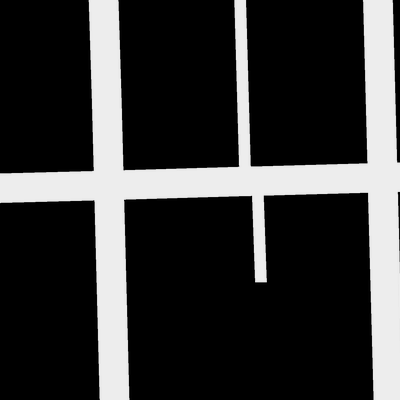
#> input picture src/_old_valentin/data/train_groundtruth/satImage_002.png, 400 x 400 px, given as the content of the folder ../../data/training/images/, which was not available
$ jupyter execute --allow-errors Data_clean_test.ipynb   (shell and % lines are left out)   (text cells are left out)
#> lines starting #> are read from the running program, lines starting #| are printed output that depends on the picture; pictures that were not available may be replaced by others from this repository, and a replacement may not be noted
[cell 1]
import matplotlib.image as mpimg
import numpy as np
import matplotlib.pyplot as plt
import os,sys
from PIL import Image
sys.path.append("..")
from utils import *

[cell 2]
# Helper functions

def load_image(infilename):
    data = mpimg.imread(infilename)
    return data

def img_float_to_uint8(img):
    rimg = img - np.min(img)
    rimg = (rimg / np.max(rimg) * 255).round().astype(np.uint8)
    return rimg

# Concatenate an image and its groundtruth
def concatenate_images(img, gt_img):
    nChannels = len(gt_img.shape)
    w = gt_img.shape[0]
    h = gt_img.shape[1]
    if nChannels == 3:
        cimg = np.concatenate((img, gt_img), axis=1)
    else:
        gt_img_3c = np.zeros((w, h, 3), dtype=np.uint8)
        gt_img8 = img_float_to_uint8(gt_img)
        gt_img_3c[:,:,0] = gt_img8
        gt_img_3c[:,:,1] = gt_img8
        gt_img_3c[:,:,2] = gt_img8
        img8 = img_float_to_uint8(img)
        cimg = np.concatenate((img8, gt_img_3c), axis=1)
    return cimg

def img_crop(im, w, h):
    list_patches = []
    imgwidth = im.shape[0]
    imgheight = im.shape[1]
    is_2d = len(im.shape) < 3
    for i in range(0,imgheight,h):
        for j in range(0,imgwidth,w):
            if is_2d:
                im_patch = im[j:j+w, i:i+h]
            else:
                im_patch = im[j:j+w, i:i+h, :]
            list_patches.append(im_patch)
    return list_patches

[cell 3]
root_dir = "../../data/training/"

image_dir = root_dir + "images/"

files = os.listdir(image_dir)
n = min(20, len(files)) #load max 5 images

print("Loading " + str(n) + " images")
imgs = [load_image(image_dir + files[i]) for i in range(n)]
#> in load_image, data is the input picture: shape (400, 400) float32; min 0, max 0.929, mean 0.213
#> imgs = 1 item

gt_dir = root_dir + "groundtruth/"
print("Loading " + str(n) + " images")
gt_imgs = [load_image(gt_dir + files[i]) for i in range(n)]
#> gt_imgs = 1 item
n_train = 3 #use 3 images for training

[cell 4]
print('Image size = ' + str(imgs[0].shape[0]) + ',' + str(imgs[0].shape[1]))
#| Image size = 400,400
# Show first image and its groundtruth image
#> (the rest of this cell did not finish here and is left out)

#> in concatenate_images, `gt_img_3c[:,:,0] = gt_img8`:
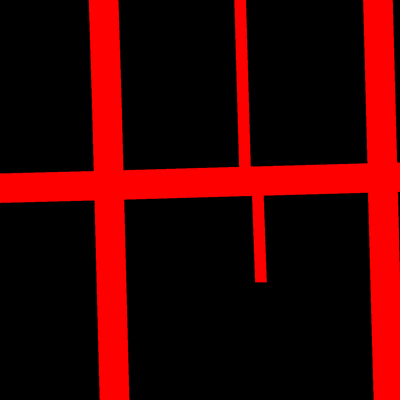
#> gt_img_3c: shape (400, 400, 3); mean of channels 0, 1, 2 58.3, 0, 0; drawn as R, G, B
#> in concatenate_images, `gt_img_3c[:,:,1] = gt_img8`:
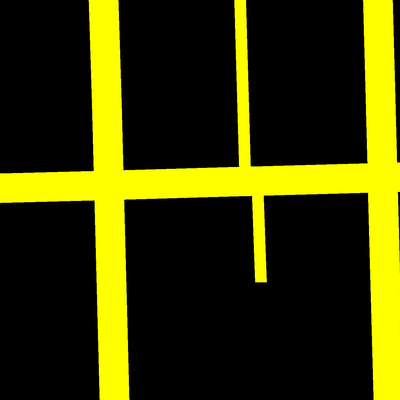
#> gt_img_3c: shape (400, 400, 3); mean of channels 0, 1, 2 58.3, 58.3, 0; drawn as R, G, B
fig1 = plt.figure(figsize=(20, 20))
plt.title('Image and groundtruth comparaison')
plt.imshow(cimg, cmap='Greys_r')

[cell 5]
# Extract patches from input images
patch_size = 16 # each patch is 16*16 pixels

img_patches = [img_crop(imgs[i], patch_size, patch_size) for i in range(n)]
#> after the loop in img_crop, `for i in range(0,imgheight,h):`: list_patches = 625 items
#> img_patches = 1 item
gt_patches = [img_crop(gt_imgs[i], patch_size, patch_size) for i in range(n)]
#> gt_patches = 1 item

# Linearize list of patches
img_patches = np.asarray([img_patches[i][j] for i in range(len(img_patches)) for j in range(len(img_patches[i]))])
gt_patches =  np.asarray([gt_patches[i][j] for i in range(len(gt_patches)) for j in range(len(gt_patches[i]))])


fign = plt.figure(figsize=(10,10))
print(img_patches.shape)
#| (625, 16, 16)
image_number=1002
#> (the rest of this cell did not finish here and is left out)

[cell 6]
#Apply gaussian blur to images
from scipy.ndimage import gaussian_filter
def convert_gaussian(_sigma, img):
    _sigma = 3
    gauss_img = gaussian_filter(img, sigma=_sigma)
    return gauss_img

fig_gauss = plt.figure(figsize=(10,10))
gauss_img = convert_gaussian(3, imgs[0])
#> in convert_gaussian, `gauss_img = gaussian_filter(img, sigma=_sigma)`:
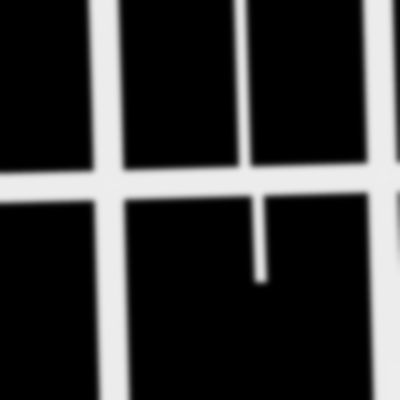
#> gauss_img: shape (400, 400) float32; min 0, max 0.929, mean 0.213
#> (the rest of this cell did not finish here and is left out)

#> in concatenate_images (call 2), `gt_img_3c[:,:,0] = gt_img8`:
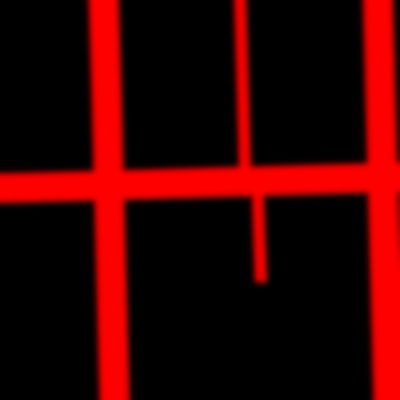
#> gt_img_3c: shape (400, 400, 3); mean of channels 0, 1, 2 58.3, 0, 0; drawn as R, G, B
#> in concatenate_images (call 2), `gt_img_3c[:,:,1] = gt_img8`:
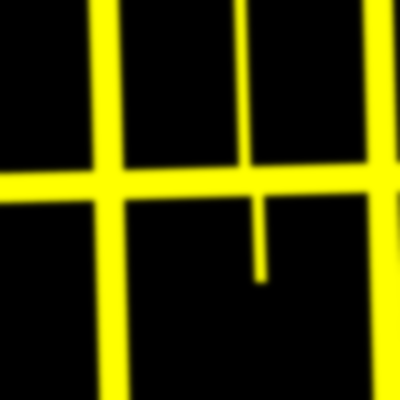
#> gt_img_3c: shape (400, 400, 3); mean of channels 0, 1, 2 58.3, 58.3, 0; drawn as R, G, B
plt.figure()
plt.title('gaussian with sigma 3')
plt.imshow(cimg)

[cell 7]
from scipy import fftpack
from skimage import color
gauss_img_gray = color.rgb2gray(gauss_img)
im_fft = fftpack.fft2(gauss_img_gray)
print(gauss_img_gray.shape)
#| (400, 400)
# Show the results

def plot_spectrum(im_fft):
    from matplotlib.colors import LogNorm
    # A logarithmic colormap
    plt.imshow(np.abs(im_fft), norm=LogNorm(vmin=5))
    plt.colorbar()

plt.figure()
plot_spectrum(im_fft)
plt.title('Fourier transform')


# In the lines following, we'll make a copy of the original spectrum and
# truncate coefficients.

# Define the fraction of coefficients (in each direction) we keep
keep_fraction = 0.1

# Call ff a copy of the original transform. Numpy arrays have a copy
# method for this purpose.
im_fft2 = im_fft.copy()

# Set r and c to be the number of rows and columns of the array.
r, c = im_fft2.shape
#> r = 400; c = 400

# Set to zero all rows with indices between r*keep_fraction and
# r*(1-keep_fraction):
im_fft2[int(r*keep_fraction):int(r*(1-keep_fraction))] = 0

# Similarly with the columns:
im_fft2[:, int(c*keep_fraction):int(c*(1-keep_fraction))] = 0

plt.figure()
plot_spectrum(im_fft2)
plt.title('Filtered Spectrum')
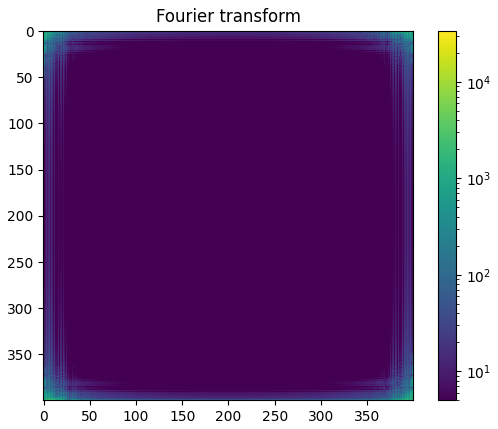
#> figure drawn by matplotlib, 2 panels
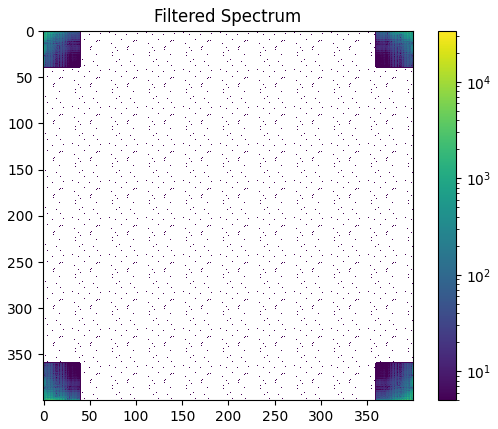
#> figure drawn by matplotlib, 2 panels

[cell 8]
# Reconstruct the denoised image from the filtered spectrum, keep only the
# real part for display.
im_new = fftpack.ifft2(im_fft2).real
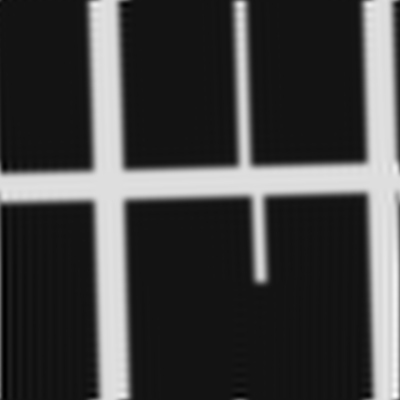
#> im_new: shape (400, 400) float32; min -0.0898, max 1.08, mean 0.213; drawn with min black and max white

plt.figure()
plt.imshow(im_new, plt.cm.gray)
plt.title('Reconstructed Image')

[cell 9]
import cv2
img = imgs[0]
img = (img*255).astype(np.uint8)#convert to smth opencv can work with


#> (the rest of this cell did not finish here and is left out)

[cell 10]
import cv2
img_number = 12
aperture_original = 3
aperture_gaussian = 5


#> (the rest of this cell did not finish here and is left out)

[cell 11]
import cv2
import numpy as np
image_number = 0
kernel_size = 5

img_in = imgs[image_number]
img_in = (img_in*255).astype(np.uint8)#convert to smth opencv can work with


#> (the rest of this cell did not finish here and is left out)

[cell 12]
# import the necessary packages
import scipy.spatial as sp
import matplotlib.pyplot as plt
import cv2

#Stored all RGB values of main colors in a array
main_colors = [(0,0,0),
                  (255,255,255),
                  (255,0,0),
                  (0,255,0),
                  (0,0,255),
                  (255,255,0),
                  (0,255,255),
                  (255,0,255),
                  ]

image = imgs[0]
plt.figure()
#convert BGR to RGB image
image = cv2.cvtColor(image, cv2.COLOR_BGR2RGB)
plt.imshow(image)

h,w,bpp = np.shape(image)
#> h = 400; w = 400; bpp = 3

#Change colors of each pixel
#reference :https://stackoverflow.com/a/48884514/9799700
for py in range(0,h):
    for px in range(0,w):
      ########################
      #Used this part to find nearest color
      #reference : https://stackoverflow.com/a/22478139/9799700
      input_color = (image[py][px][0],image[py][px][1],image[py][px][2])
      tree = sp.KDTree(main_colors)
      ditsance, result = tree.query(input_color)
      nearest_color = main_colors[result]
      ###################

      image[py][px][0]=nearest_color[0]
      image[py][px][1]=nearest_color[1]
      image[py][px][2]=nearest_color[2]
#> image: shape (400, 400, 3) float32; every value is 0

# show image
plt.figure()
plt.axis("off")
plt.imshow(image)

$ run again, on src/_old_valentin/data/train_images/satImage_007.png
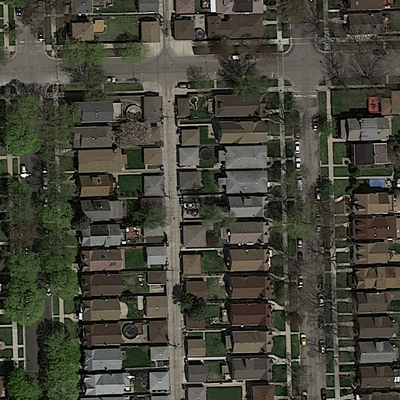
#> input picture src/_old_valentin/data/train_images/satImage_007.png, 400 x 400 px, given as the content of the folder ../../data/training/images/, which was not available
#> in load_image, data is the input picture: shape (400, 400, 3) float32; mean R, G, B 0.272, 0.27, 0.227
#> imgs = 1 item
#| Image size = 400,400
#> after the loop in img_crop, `for i in range(0,imgheight,h):`: list_patches = 625 items
#> img_patches = 1 item
#| (625, 16, 16, 3)
#| (400, 400)
#> v = 62
#> lower = 41
#> upper = 82
#> edged: shape (400, 400); 30.4% white in thin lines or dots
#> edges: shape (400, 400); 14.5% white in thin lines or dots
#> lines = 354 rows, first 6: [87, 398, 393, 33], [38, 364, 197, 88], [325, 77, 329, 197], [160, 122, 169, 370], [113, 77, 356, 399], [319, 159, 378, 84]
#> (printed output is left out)
#> the loop `for line in lines:` made 354 passes
#> after the loop `for line in lines:`:
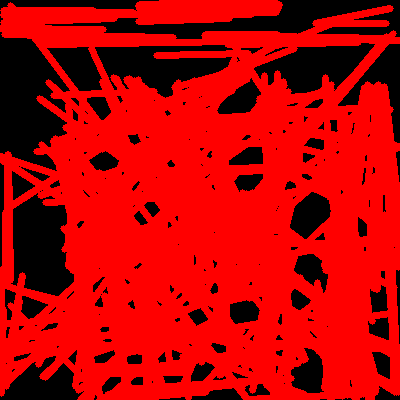
#> line_image: shape (400, 400, 3); mean R, G, B 185.7, 0, 0
#> after the loop `for line in lines:`: points = 354 items
#> `lines_edges = cv2.addWeighted(img_in, 0.8, line_image, 1, 0)`:
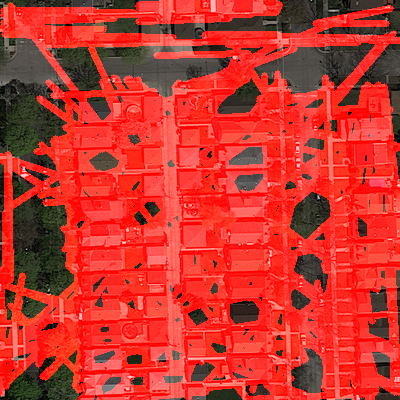
#> lines_edges: shape (400, 400, 3); mean R, G, B 200.8, 55.1, 46.3
#| (400, 400, 3)

$ run again, on src/_old_valentin/data/train_images/satImage_014.png
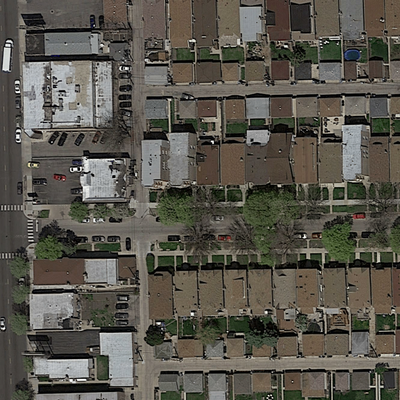
#> input picture src/_old_valentin/data/train_images/satImage_014.png, 400 x 400 px, given as the content of the folder ../../data/training/images/, which was not available
#> in load_image, data is the input picture: shape (400, 400, 3) float32; mean R, G, B 0.35, 0.337, 0.302
#> imgs = 1 item
#| Image size = 400,400
#> after the loop in img_crop, `for i in range(0,imgheight,h):`: list_patches = 625 items
#> img_patches = 1 item
#| (625, 16, 16, 3)
#| (400, 400)
#> v = 81
#> lower = 54
#> upper = 107
#> edged: shape (400, 400); 24.4% white in thin lines or dots
#> edges: shape (400, 400); 13.8% white in thin lines or dots
#> lines = 340 rows, first 6: [222, 186, 226, 391], [3, 58, 392, 37], [82, 330, 99, 15], [18, 382, 110, 377], [228, 143, 362, 9], [315, 151, 398, 93]
#> (printed output is left out)
#> the loop `for line in lines:` made 340 passes
#> after the loop `for line in lines:`:
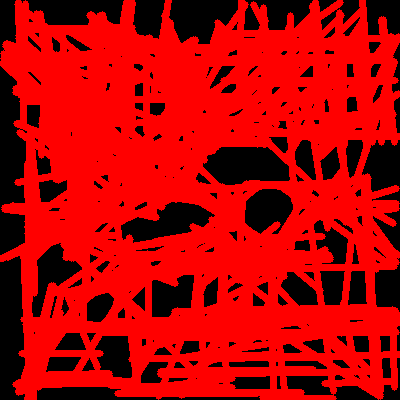
#> line_image: shape (400, 400, 3); mean R, G, B 181.8, 0, 0
#> after the loop `for line in lines:`: points = 340 items
#> `lines_edges = cv2.addWeighted(img_in, 0.8, line_image, 1, 0)`:
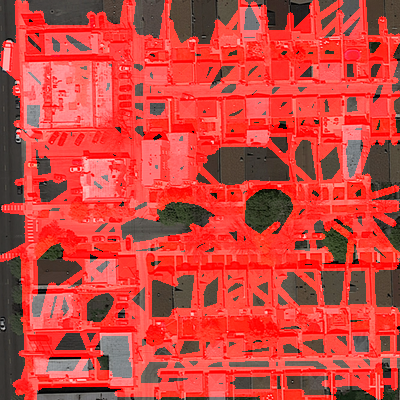
#> lines_edges: shape (400, 400, 3); mean R, G, B 202.7, 68.8, 61.7
#| (400, 400, 3)
